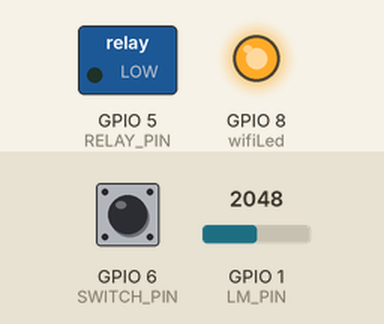
A sketch run on a simulated ESP32-S3. Shown: switched loads named in the sketch (green lamp = pin HIGH), output pins drawn as LEDs (lit = HIGH). Inputs (shaded band) come from the test bench; at power-on: GPIO 6 (SWITCH_PIN) LOW, GPIO 1 (LM_PIN) = 2048. WiFi joins after 1.5 s; servers stay silent unless stated; what the sketch prints to the serial monitor is not drawn.

Above: at 2.7 s.
2.8 s: GPIO 6 (SWITCH_PIN) pulled HIGH for 0.15 s
At 3.9 s:
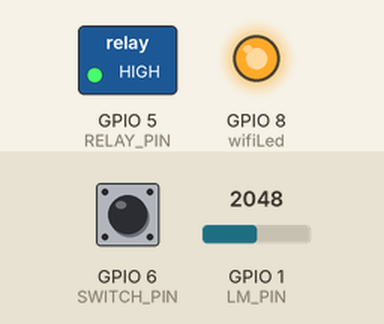
4.4 s: GPIO 6 (SWITCH_PIN) pulled HIGH for 1 s
At 5.1 s:
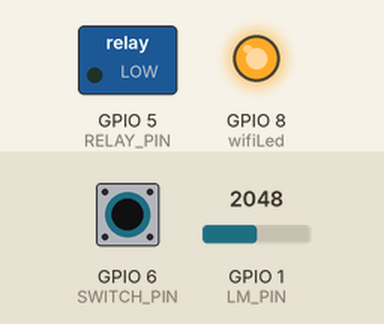
19.4 s: GPIO 6 (SWITCH_PIN) pulled HIGH for 3.2 s
At 20.2 s:
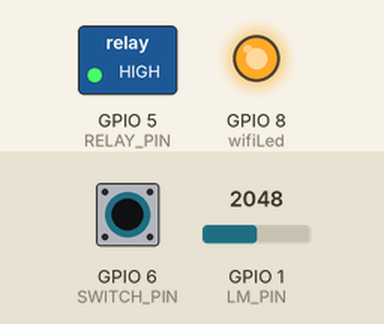
Timing chart, 0 to 22.4 s (numbered marks = the images above; inputs shaded):
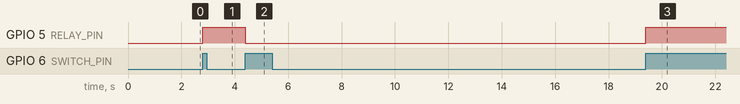

The sketch:

Google-home-ESP32.ino
```cpp
#include <Arduino.h>
#include <WiFi.h>
#include "SinricPro.h"
#include "SinricProSwitch.h"
#include "SinricProTemperaturesensor.h"

#define WIFI_SSID         ""
#define WIFI_PASS         ""
#define APP_KEY           ""      // Should look like "de0bxxxx-1x3x-4x3x-ax2x-5dabxxxxxxxx"
#define APP_SECRET        ""   // Should look like "5f36xxxx-x3x7-4x3x-xexe-e86724a9xxxx-4c4axxxx-3x3x-x5xe-x9x3-333d65xxxxxx"

#define device_ID   ""
#define TEMP_SENSOR_ID    ""   // Should look like "5dc1564130xxxxxxxxxxxxxx" (Get it from Portal -> Devices)

#define RELAY_PIN    5
#define SWITCH_PIN   6
#define LM_PIN    A0

#define wifiLed   8

#define BAUD_RATE    9600
#define DEBOUNCE_TIME 250

float temperature;                            // actual temperature
float humidity;                               // actual humidity
float lastTemperature;                        // last known temperature (for compare)

#define ADC_VREF_mV    3300.0 // 5000 is the voltage provided by MCU. If you connect to 3V change to 3000
#define ADC_RESOLUTION 4096.0
#define EVENT_WAIT_TIME   20000

bool lastSwitchState = false;
unsigned long lastSwitchChange = 0;

bool relayState = false;

bool onSwitchPowerState(const String& deviceId, bool &state) {
  relayState = state;
  digitalWrite(RELAY_PIN, relayState);
  return true;
}

bool onSensorPowerState(const String &deviceId, bool &state) {
  return true; // request handled properly
}

float getTemperature() {
  #if defined(ESP8266)
    int analogValue = analogRead(LM_PIN);
    float millivolts = (analogValue / 1024.0) * ADC_VREF_mV;
    float temperature = millivolts / 10;
    // float fahrenheit = ((temperature * 9) / 5 + 32);
    return temperature;
  #elif defined(ESP32)
    int adcVal = analogRead(LM_PIN);
    float milliVolt = adcVal * (ADC_VREF_mV / ADC_RESOLUTION);
    float temperature = milliVolt / 10;
    return temperature;
  #endif
}
void handleTemperaturesensor() {
  if (SinricPro.isConnected() == false) {
    Serial.printf("Not connected to Sinric Pro...!\r\n");
    return;
  }

  static unsigned long last_millis;
  unsigned long        current_millis = millis();
  if (last_millis && current_millis - last_millis < EVENT_WAIT_TIME) return;
  last_millis = current_millis;

  float temperature = getTemperature();

  Serial.printf("Temperature: %2.1f °C\r\n", temperature);

  if (isnan(temperature)) { // reading failed...
    Serial.printf("reading failed!\r\n");  // print error message
    return;                                    // try again next time
  }

  if (temperature == lastTemperature) {
    Serial.printf("Temperature did not changed. do nothing...!\r\n");
    return;
  }

  SinricProTemperaturesensor &mySensor = SinricPro[TEMP_SENSOR_ID];  // get temperaturesensor device
  bool success = mySensor.sendTemperatureEvent(temperature, -1); // send event
  if (success) {
    Serial.printf("Sent!\r\n");
  } else {
    Serial.printf("Something went wrong...could not send Event to server!\r\n"); // Enable ENABLE_DEBUG to see why
  }

  lastTemperature = temperature;  // save actual temperature for next compare
}

void handleSwitch() {
  unsigned long currentMillis = millis();
  bool switchState = digitalRead(SWITCH_PIN);

  if (switchState != lastSwitchState) {
    if (currentMillis - lastSwitchChange > DEBOUNCE_TIME) {
      if (switchState) {
        relayState = !relayState;  // Toggle the relay state
        digitalWrite(RELAY_PIN, relayState);
        SinricProSwitch &mySwitch = SinricPro[device_ID];
        mySwitch.sendPowerStateEvent(relayState);
      }
      lastSwitchChange = currentMillis;
    }
    lastSwitchState = switchState;
  }
}

void setupWiFi()
{
  Serial.printf("\r\n[Wifi]: Connecting");
  WiFi.begin(WIFI_SSID, WIFI_PASS);

  while (WiFi.status() != WL_CONNECTED)
  {
    Serial.printf(".");
    delay(250);
  }
  digitalWrite(wifiLed, HIGH);
  Serial.printf("connected!\r\n[WiFi]: IP-Address is %s\r\n", WiFi.localIP().toString().c_str());
}

void setupSinricPro() {
  SinricProSwitch& mySwitch = SinricPro[device_ID];
  mySwitch.onPowerState(onSwitchPowerState);

  SinricProTemperaturesensor &mySensor = SinricPro[TEMP_SENSOR_ID];
  //mySensor.onPowerState(onSensorPowerState);

  SinricPro.begin(APP_KEY, APP_SECRET);
  SinricPro.restoreDeviceStates(false);
}

void setupRelay() {
  pinMode(RELAY_PIN, OUTPUT);
  //digitalWrite(RELAY_PIN,HIGH); // Initialize relay in the OFF state
}

void setupSwitch() {
  pinMode(SWITCH_PIN, INPUT);
}


void setup() {
  Serial.begin(BAUD_RATE);

  pinMode(wifiLed, OUTPUT);
  digitalWrite(wifiLed, LOW);

  setupRelay();
  setupSwitch();
  setupWiFi();
  setupSinricPro();
}


void loop() {
  SinricPro.handle();
  handleSwitch();
  handleTemperaturesensor();
}
```

Measured:
- after the input at 2.8 s, GPIO 5 (RELAY_PIN): LOW → HIGH at once
- after the input at 4.4 s, GPIO 5 (RELAY_PIN): HIGH → LOW at once
- after the input at 19.4 s, GPIO 5 (RELAY_PIN): LOW → HIGH at once
